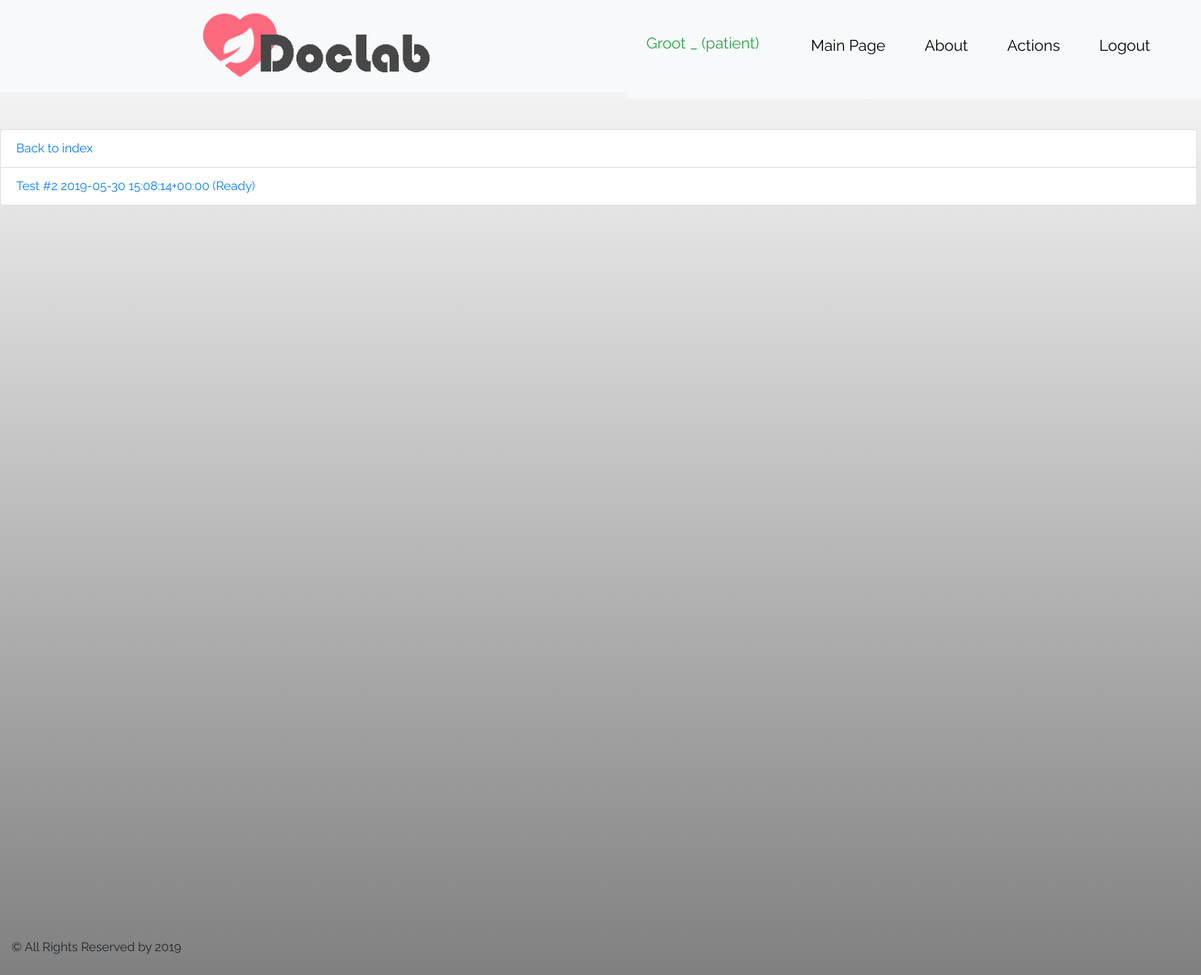
/lab/tests/ (signed in), run on the app's committed database.
### doctor/models.py (models this page shows, shortened)
class UserProfile(AbstractBaseUser, PermissionsMixin):
    accType = (
        (0, 'Unknown'),
        (1, 'Doctor'),
        (2, 'LabAssistant'),
        (3, 'Patient'),
        (4, 'Admin'),
    )
    username = models.CharField(max_length=25, unique=True)
    email = models.EmailField(unique=True)
    is_active = models.BooleanField(default=True)
    is_staff = models.BooleanField(default=False)
    acc_type = models.IntegerField(choices=accType, default=0)
    pat_ref = models.OneToOneField(Patient, on_delete=models.CASCADE, null=True, blank=True, unique=True)
    doc_ref = models.ForeignKey(Doctor, on_delete=models.CASCADE, null=True, blank=True)
    USERNAME_FIELD = "username"
    objects = UserManager()
    REQUIRED_FIELDS = ["email"]

class Patient(models.Model):
    BLOOD_TYPE = (
        (0, 'O+'),
        (1, 'O-'),
        (2, 'B-'),
        (3, 'B+'),
        (4, 'A-'),
        (5, 'A+'),
        (6, 'AB-'),
        (7, 'AB+')
    )
    GENDER = (
        (0, 'Male'),
        (1, 'Female')
    )
    first_name = models.CharField(max_length=45)
    middle_name = models.CharField(max_length=45)
    last_name = models.CharField(max_length=45)
    passport_id = models.CharField(max_length=8, default='AA000000')
    gender = models.BooleanField(choices=GENDER, default=0)
    birth_date = models.DateField(blank=True, default=timezone.now)
    address = models.CharField(max_length=90, blank=True)
    phone_number = models.CharField(max_length=15, blank=True)
    email = models.CharField(max_length=254, blank=True)
    blood_type = models.IntegerField(choices=BLOOD_TYPE)
    notes = models.TextField(max_length=1000, blank=True)
    doctor_id = models.ForeignKey(Doctor, on_delete=models.SET_NULL, null=True)
    def __str__(self):
        return self.first_name + ' ' + self.last_name

class MedicalTests(models.Model):
    READINESS = (
        (0, 'In progress'),
        (1, 'Ready')
    )
    date_application = models.DateTimeField(default=timezone.now)
    date_registration = models.DateTimeField(default=timezone.now)
    date_taking_material = models.DateTimeField(default=timezone.now)
    target_date = models.DateTimeField(default=timezone.now)
    material = models.CharField(max_length=45)
    diagnosis = models.CharField(max_length=45)
    delivering_method = models.CharField(max_length=25)
    readiness = models.BooleanField(choices=READINESS, default=0)
    patient_id = models.ForeignKey(Patient, on_delete=models.CASCADE)
    doctor_id = models.ForeignKey(Doctor, on_delete=models.SET_NULL, null=True)
    def __str__(self):
        return 'Test #' + str(self.id) + ' ' + str(self.date_application) + ' (' + str(
            self.get_readiness_display()) + ')'

### lab/views.py (the view)
# urls.py: path('tests/', views.MedicalTestsView.as_view(), name='medtests'),
class MedicalTestsView(generic.ListView):
    template_name = 'doctor/medtest.html'
    def get_queryset(self):
        try:
            my_model = MedicalTests.objects.filter(readiness=True)
        except:
            raise Http404
        return my_model

### doctor/templates/doctor/medtest.html (shortened to what this page needs)
{% extends 'extends/base.html' %}
{% block content %}
    {% if object_list %}
        <ul class="list-group">
            <li class="list-group-item"><a href="{% url 'lab:index' %}">Back to index</a></li>
            {% for med in object_list %}
                <li class="list-group-item"><a
                        href="{% url 'lab:medtest_details' med.id %}">{{ med }}</a></li>
            {% endfor %}
        </ul>
    {% else %}
        <ul class="list-group">
            <li class="list-group-item"><a href="{% url 'lab:index' %}">Back to index</a></li>
            <li class="list-group-item">No Medtest Exists for this Patient!</li>
        </ul>
    {% endif %}
{% endblock %}

### main/templates/extends/header.html (shortened to what this page needs)
{% load static %}
<!DOCTYPE html>
<html lang="en">
<head>
    <link rel="stylesheet" href="{% static 'main/images/style1.css' %}">
</head>
<body>
<header>
    <nav class="navbar navbar-expand-sm bg-light">
        <ul class="navbar-nav mr-auto">
            <div class="logo">
                <a href="{% url 'main:index' %}"><img class="graficlogo" src="{% static 'main/images/logo.png' %}"></a>
            </div>
            <nav class="navbar navbar-expand-sm bg-light">
                <ul class="navbar-nav mr-auto">
                    {% if user.is_authenticated %}
                        <li class="nav-item active">
                            <a class="navbar-brand nav-link text-success">
                                {% if user.acc_type == 3 %}
                                    {{ user.pat_ref }}
                                {% elif user.acc_type == 4 %}
                                    {{ user.doc_ref }}
                                {% endif %}
                                ({{ user.username }})
                            </a>
                        </li>
                    {% endif %}
                    <li class="nav-item">
                        <a class="nav-link" href="{% url 'main:index' %}">Main Page</a>
                    </li>
                    <li class="nav-item">
                        <a class="nav-link" href="{% url 'main:info' %}">About</a>
                    </li>
                    {% if user.is_authenticated %}
                        {% if user.acc_type == 1 %}
                            <li class="nav-item">
                                <a class="nav-link" href="{% url 'doctor:index' %}">Doctor Panel</a>
                            </li>
                        {% elif user.acc_type == 2 %}
                            <li class="nav-item">
                                <a class="nav-link" href="{% url 'lab:index' %}">Lab Tests Panel</a>
                            </li>
                        {% elif user.acc_type == 3 %}
                            <li class="nav-item">
                                <a class="nav-link" href="{% url 'patient:index' %}">Actions</a>
                            </li>
                        {% endif %}
                    {% endif %}
                    {% if user.is_authenticated %}
                        <li class="nav-item mr-auto">
                            <a class="nav-link " href="{% url 'logout' %}">Logout</a>
                        </li>
                    {% else %}
                        <li class="nav-item mr-auto">
                            <a class="nav-link mr-auto" href="{% url 'login' %}">Login</a>
                        </li>
                    {% endif %}
                </ul>
            </nav>
        </ul>
    </nav>
<br>
<br>
</header>
</body>
</html>

### main/static/main/style.css (style rules this page uses)
body { padding-bottom: 1000px; background-image: linear-gradient(white, grey); }
ul { height: 100%; padding: 0px 5px 0px 20px; }
a { color: #17a2b8; }

### main/static/main/images/style1.css (style rules this page uses)
* { margin: 0; padding: 0; }
a { text-decoration: none; }
li { text-decoration: none; list-style: none; }
body { font-family: 'Raleway', sans-serif; }
.logo { width: 100%; display: flex; justify-content: center; }
.graficlogo { padding: 5px; max-width: 100%; height: 100px; box-sizing: border-box; }
nav { margin: auto; width: 1600px; height: 120px; }
.nav-item { background-color: none; font-size: 19px; margin-top: 20px; padding-right: 35px; }
.nav-item a { color: #000; text-align: center; font-size: 20px; }

### data on the page
UserProfile: pat_ref "Groot _", username "patient"
MedicalTests: id+date_application+readiness "Test #2 2019-05-30 15:08:14+00:00 (Ready)"
